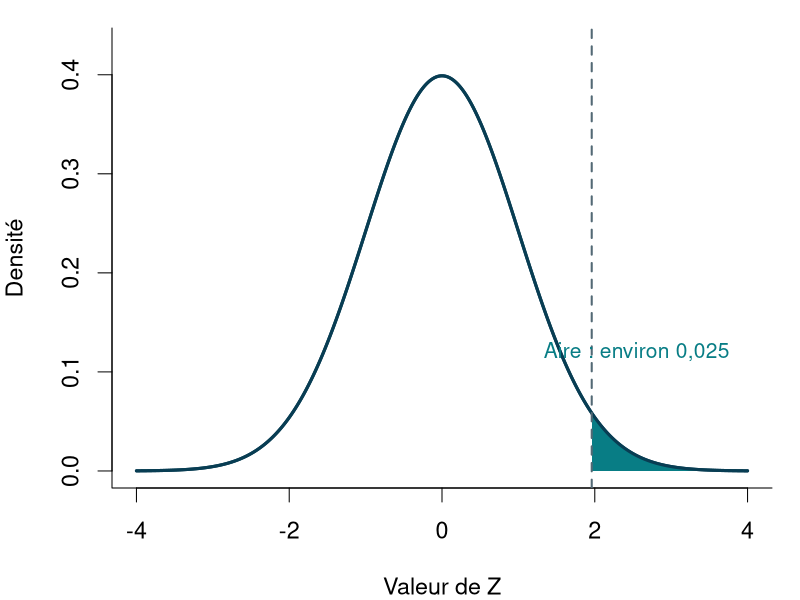

Here is the R script that generated this plot:
# STT-4230 / STT-6230, séance du 16 septembre 2026
# Retour sur le mini-test 2 et démonstrations de calculs en R.
# Tous les exemples de mesures sont fictifs; les tirages sont simulés.
# Exécution complète : Rscript --vanilla demonstration-semaine-03.R
# Les étiquettes servent aussi à inclure le code dans le diaporama Quarto.

## ---- initialisation ----
library(stats)
library(graphics)
options(width = 65, digits = 5)

## ---- question-moyenne ----
x <- c(2, 4, NA, 8)
print(c(mean(x), mean(x, na.rm = TRUE)))

## ---- denominateur ----
n_observees <- sum(!is.na(x))
print(n_observees)
print(sum(x, na.rm = TRUE) / n_observees)

## ---- question-simulation ----
set.seed(2026)
z <- rnorm(10000)
print(mean(z > 1.96))

## ---- proportion-logique ----
petit_z <- c(-0.5, 2.1, 0.3, 2.4, -1)
print(petit_z > 1.96)
print(c(
  proportion = mean(petit_z > 1.96),
  moyenne_selection = mean(petit_z[petit_z > 1.96])
))

## ---- probabilite-theorique ----
probabilite <- pnorm(
  1.96, lower.tail = FALSE
)
print(c(
  simulation = mean(z > 1.96),
  theorie = probabilite))

## ---- graphique-normale ----
# Graphique statistique, aire sous la densité normale standard.
par(mar = c(4, 4, 1, 1), family = "sans", cex = 1.4)
grille <- seq(-4, 4, length.out = 1200)
plot(grille, dnorm(grille), type = "l", lwd = 3,
     xlab = "Valeur de Z", ylab = "Densité", col = "#083d53",
     ylim = c(0, 0.43), bty = "l")
queue <- seq(1.96, 4, length.out = 400)
polygon(c(1.96, queue, 4), c(0, dnorm(queue), 0),
        col = "#087d85", border = NA)
lines(grille, dnorm(grille), lwd = 3, col = "#083d53")
abline(v = 1.96, lty = 2, col = "#536975", lwd = 2)
text(2.55, 0.12, "Aire : environ 0,025", col = "#087d85", cex = 0.9)

## ---- graine ----
set.seed(2026)
tirage_a <- rnorm(4)
tirage_suivant <- rnorm(4)
set.seed(2026)
tirage_b <- rnorm(4)
print(identical(tirage_a, tirage_b))
print(identical(tirage_a, tirage_suivant))

## ---- vectorisation ----
temperature <- c(6, 8, 10, 12) # Degrés Celsius, fictifs.
print(temperature + 2)
print(temperature > 9)
print(mean(temperature > 9))

## ---- recyclage ----
correction <- c(1, -1)
print(temperature + correction)
print(rep(correction, length.out = length(temperature)))

## ---- operations-matrices ----
a <- matrix(c(1, 2, 3, 4), nrow = 2, byrow = TRUE)
print(a * a)
print(a %*% a)

## ---- matrice-mesures ----
# Températures fictives en degrés Celsius.
mesures <- cbind(
  Quebec = c(6, 8, NA),
  Levis = c(7, 9, 11)
)
rownames(mesures) <- c("Jour 1", "Jour 2", "Jour 3")
print(mesures)

## ---- moyennes-colonnes ----
print(apply(
  mesures, 2, mean, na.rm = TRUE
))

## ---- alternative-colonnes ----
print(colMeans(mesures, na.rm = TRUE))

## ---- moyennes-lignes ----
print(apply(
  mesures, 1, mean, na.rm = TRUE
))

## ---- effectifs-lignes ----
print(rowSums(!is.na(mesures)))

## ---- exercice-minute ----
pluie <- c(0, 12, NA, 4, 20) # Millimètres, données fictives.
print(mean(pluie > 10, na.rm = TRUE))

## ---- verification-minute ----
print(c(
  jours_observes = sum(!is.na(pluie)),
  jours_plus_10 = sum(pluie > 10, na.rm = TRUE)
))

## ---- fonctions-normales ----
print(c(
  densite = dnorm(1.96),
  probabilite_cumulee = pnorm(1.96),
  quantile_975 = qnorm(0.975)
))

## ---- sources ----
# Sources : R Core Team, documentation de R, consultée le 15 septembre 2026.
# https://stat.ethz.ch/R-manual/R-devel/library/base/html/mean.html
# https://stat.ethz.ch/R-manual/R-devel/library/stats/html/Normal.html
# https://stat.ethz.ch/R-manual/R-devel/library/base/html/Random.html
# https://stat.ethz.ch/R-manual/R-devel/library/base/html/apply.html
